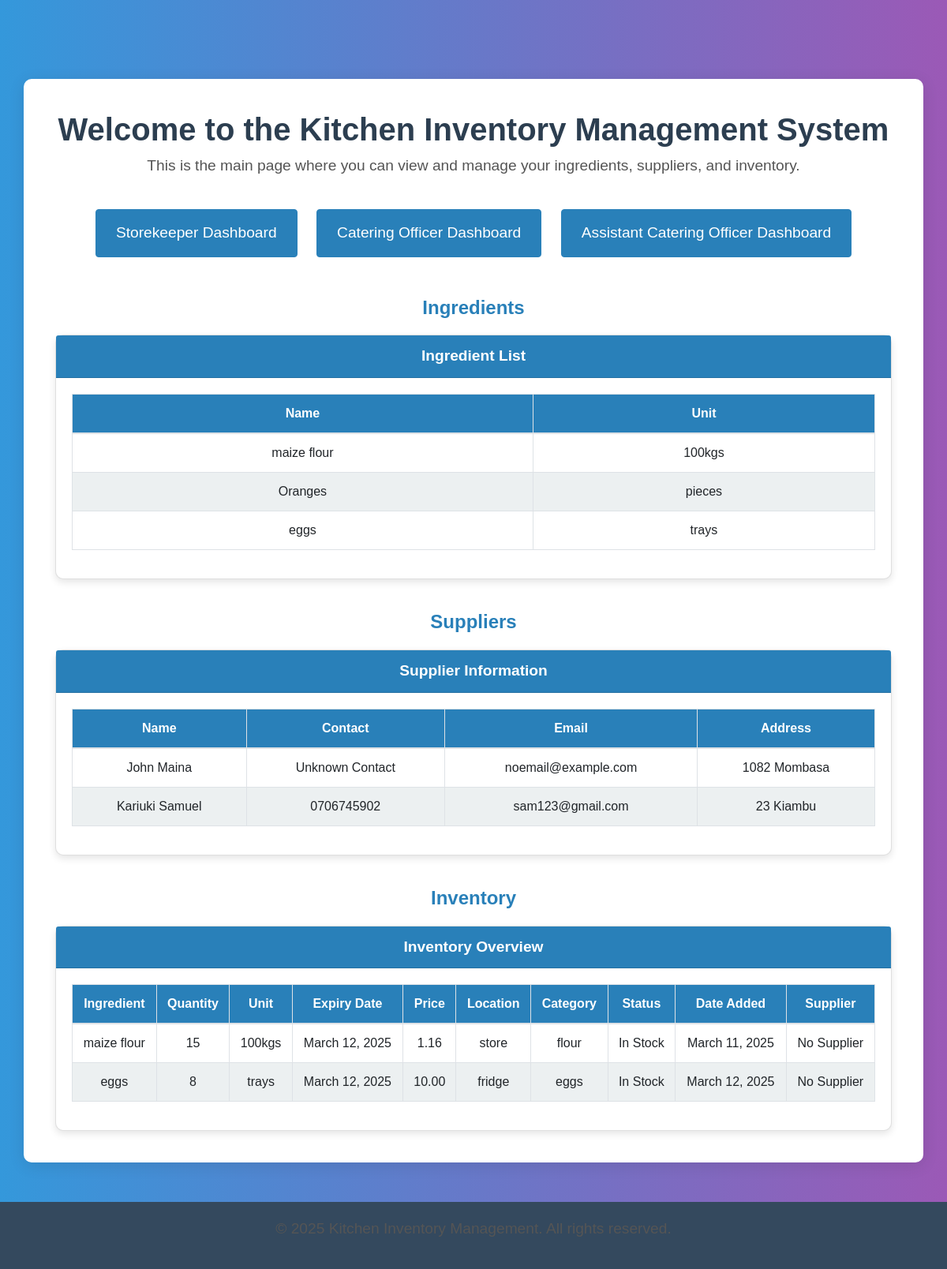
/, run on an earlier commit of the app's database.
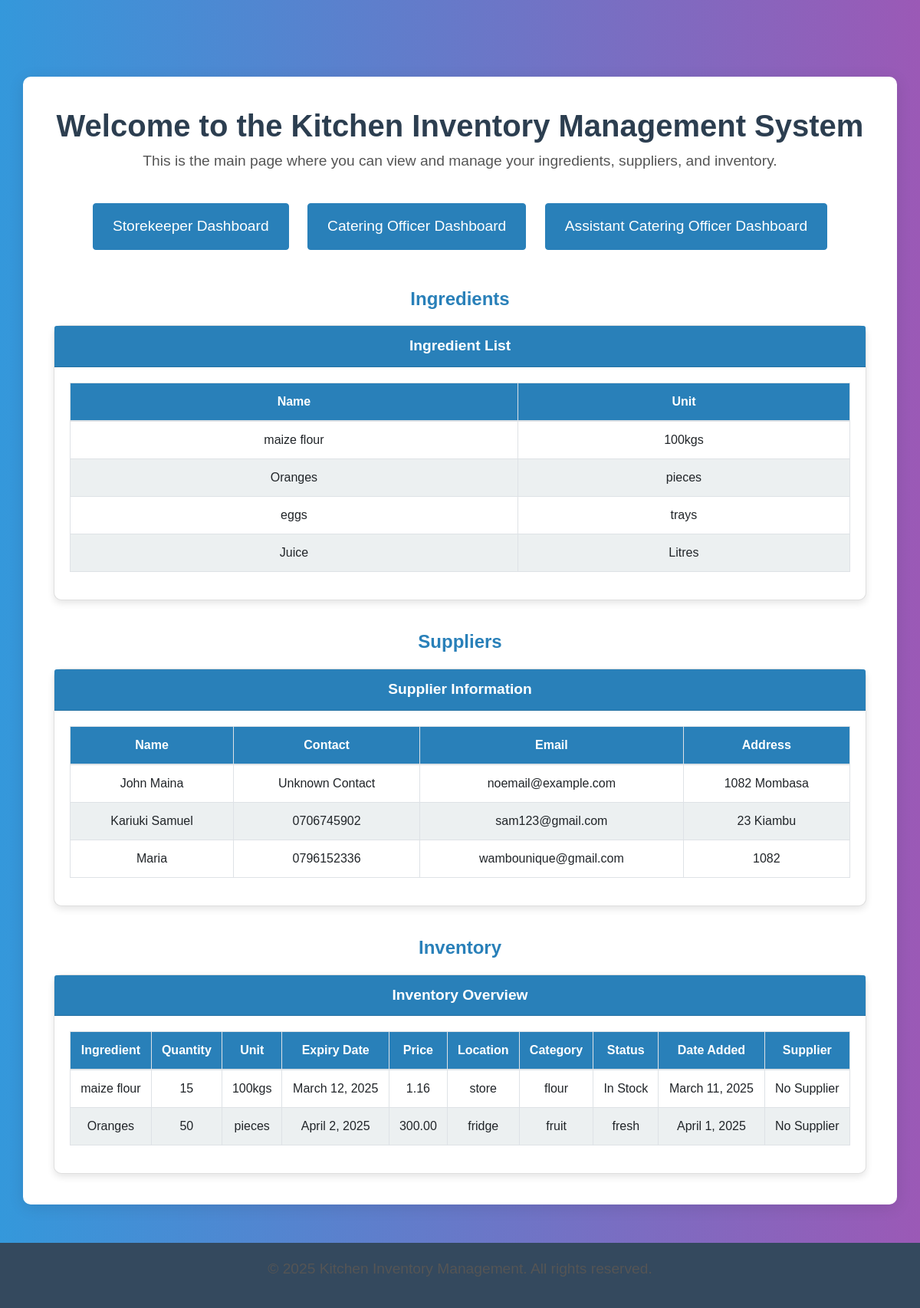
And on a later commit of the database.
### inventory/models.py (models this page shows, shortened)
class Ingredient(models.Model):
    name = models.CharField(max_length=255)
    unit = models.CharField(max_length=50)  # e.g., grams, liters

class Supplier(models.Model):
   name = models.CharField(max_length=255)
   contact = models.CharField(max_length=255, default="Unknown Contact")
   address = models.TextField()
   email = models.EmailField(default="noemail@example.com")

class Inventory(models.Model):
    ingredient = models.ForeignKey(Ingredient, on_delete=models.CASCADE)
    quantity = models.PositiveIntegerField()
    expiry_date = models.DateField(null=True, blank=True)  # Expiry date for perishable items
    price = models.DecimalField(max_digits=10, decimal_places=2, null=True, blank=True)  # Price of the ingredient
    location = models.CharField(max_length=255, null=True, blank=True)  # Location in the kitchen
    category = models.CharField(max_length=100, null=True, blank=True)  # Category (e.g., grains, dairy, etc.)
    status = models.CharField(max_length=20, choices=[('In Stock', 'In Stock'), ('Out of Stock', 'Out of Stock'), ('Low Stock', 'Low Stock')], default='In Stock')
    date_added = models.DateField(auto_now_add=True)  # Date the item was added

### inventory/views.py (the view)
# urls.py: path('', inventory_list, name='inventory_list'),
def inventory_list(request):
    inventory = Inventory.objects.all()
    ingredients = Ingredient.objects.all()  # This retrieves all ingredients
    suppliers = Supplier.objects.all()  # This retrieves all suppliers
    return render(request, 'inventory/inventory_list.html', {
        'inventory': inventory,
        'ingredients': ingredients,
        'suppliers': suppliers
    })

### inventory/templates/inventory/inventory_list.html (shortened to what this page needs)
<!DOCTYPE html>
<html lang="en">
<head>
    <link rel="stylesheet" href="https://stackpath.bootstrapcdn.com/bootstrap/4.5.2/css/bootstrap.min.css">
</head>
<body>
    <div class="container">
        <h1>Welcome to the Kitchen Inventory Management System</h1>
        <p>This is the main page where you can view and manage your ingredients, suppliers, and inventory.</p>
        <div class="btn-container">
            <a href="{% url 'storekeeper_dashboard_url' %}" class="btn btn-primary">Storekeeper Dashboard</a>
            <a href="{% url 'catering_officer_dashboard_url' %}" class="btn btn-primary">Catering Officer Dashboard</a>
            <a href="{% url 'assistant_catering_officer_dashboard_url' %}" class="btn btn-primary">Assistant Catering Officer Dashboard</a>
        </div>
        <div class="table-container">
            <h2 class="section-title">Ingredients</h2>
            <div class="card">
                <div class="card-header">
                    Ingredient List
                </div>
                <div class="card-body">
                    <table class="table table-bordered">
                        <thead>
                            <tr>
                                <th>Name</th>
                                <th>Unit</th>
                            </tr>
                        </thead>
                        <tbody>
                            {% for ingredient in ingredients %}
                                <tr>
                                    <td>{{ ingredient.name }}</td>
                                    <td>{{ ingredient.unit }}</td>
                                </tr>
                            {% empty %}
                                <tr>
                                    <td colspan="2">No ingredients available.</td>
                                </tr>
                            {% endfor %}
                        </tbody>
                    </table>
                </div>
            </div>
        </div>
        <div class="table-container">
            <h2 class="section-title">Suppliers</h2>
            <div class="card">
                <div class="card-header">
                    Supplier Information
                </div>
                <div class="card-body">
                    <table class="table table-bordered">
                        <thead>
                            <tr>
                                <th>Name</th>
                                <th>Contact</th>
                                <th>Email</th>
                                <th>Address</th>
                            </tr>
                        </thead>
                        <tbody>
                            {% for supplier in suppliers %}
                                <tr>
                                    <td>{{ supplier.name }}</td>
                                    <td>{{ supplier.contact }}</td>
                                    <td>{{ supplier.email }}</td>
                                    <td>{{ supplier.address }}</td>
                                </tr>
                            {% empty %}
                                <tr>
                                    <td colspan="4">No suppliers available.</td>
                                </tr>
                            {% endfor %}
                        </tbody>
                    </table>
                </div>
            </div>
        </div>
        <div class="table-container">
            <h2 class="section-title">Inventory</h2>
            <div class="card">
                <div class="card-header">
                    Inventory Overview
                </div>
                <div class="card-body">
                    <table class="table table-bordered">
                        <thead>
                            <tr>
                                <th>Ingredient</th>
                                <th>Quantity</th>
                                <th>Unit</th>
                                <th>Expiry Date</th>
                                <th>Price</th>
                                <th>Location</th>
                                <th>Category</th>
                                <th>Status</th>
                                <th>Date Added</th>
                                <th>Supplier</th>
                            </tr>
                        </thead>
                        <tbody>
                            {% for item in inventory %}
                                <tr>
                                    <td>{{ item.ingredient.name }}</td>
                                    <td>{{ item.quantity }}</td>
                                    <td>{{ item.ingredient.unit }}</td>
                                    <td>{{ item.expiry_date }}</td>
                                    <td>{{ item.price }}</td>
                                    <td>{{ item.location }}</td>
                                    <td>{{ item.category }}</td>
                                    <td>{{ item.status }}</td>
                                    <td>{{ item.date_added }}</td>
                                    <td>{{ item.supplier.name|default:"No Supplier" }}</td>
                                </tr>
                            {% empty %}
                                <tr>
                                    <td colspan="10">No inventory available.</td>
                                </tr>
                            {% endfor %}
                        </tbody>
                    </table>
                </div>
            </div>
        </div>
    </div>
    <div class="footer">
        <p>&copy; 2025 Kitchen Inventory Management. All rights reserved.</p>
    </div>
</body>
</html>

### inventory/templates/inventory/inventory_list.html (style rules this page uses)
body { background: linear-gradient(to right, #3498db, #9b59b6); font-family: 'Arial', sans-serif; color: #2c3e50; padding-top: 50px; }
.container { background-color: #fff; padding: 40px; border-radius: 10px; box-shadow: 0 4px 20px rgba(0, 0, 0, 0.1); margin-top: 50px; }
h1, h2 { color: #2c3e50; font-family: 'Helvetica', sans-serif; text-align: center; font-weight: bold; }
p { font-size: 1.2rem; color: #555; text-align: center; }
.btn-container { text-align: center; margin-top: 30px; }
.btn-primary { background-color: #2980b9; border-color: #2980b9; padding: 15px 25px; font-size: 1.2rem; transition: all 0.3s ease; margin: 10px; }
.table th, .table td { text-align: center; vertical-align: middle; }
.table th { background-color: #2980b9; color: #fff; font-weight: bold; font-size: 1rem; }
.table tr:nth-child(even) { background-color: #ecf0f1; }
.card { border-radius: 10px; box-shadow: 0 4px 10px rgba(0, 0, 0, 0.1); margin-top: 20px; }
.card-header { background-color: #2980b9; color: white; font-weight: bold; text-align: center; font-size: 1.2rem; }
.card-body { padding: 20px; }
.footer { text-align: center; padding: 20px; background-color: #34495e; color: white; font-size: 0.9rem; margin-top: 50px; }
.section-title { color: #2980b9; font-size: 1.5rem; text-align: center; margin-top: 40px; font-weight: bold; }
.table-container { margin-top: 30px; }
.btn-container a { margin-right: 10px; transition: transform 0.3s ease; }

What changed in the data, as far as the page shows it:
removed Inventory: ingredient.name "eggs", quantity "8", ingredient.unit "trays", expiry_date "March 12, 2025", price "10.00", location "fridge", category "eggs", status "In Stock", date_added "March 12, 2025", supplier.name "No Supplier"
added Ingredient: name "Juice", unit "Litres"
added Supplier: name "Maria", contact "0796152336", email "wambounique@gmail.com", address "1082"
added Inventory: ingredient.name "Oranges", quantity "50", ingredient.unit "pieces", expiry_date "April 2, 2025", price "300.00", location "fridge", category "fruit", status "fresh", date_added "April 1, 2025", supplier.name "No Supplier"
